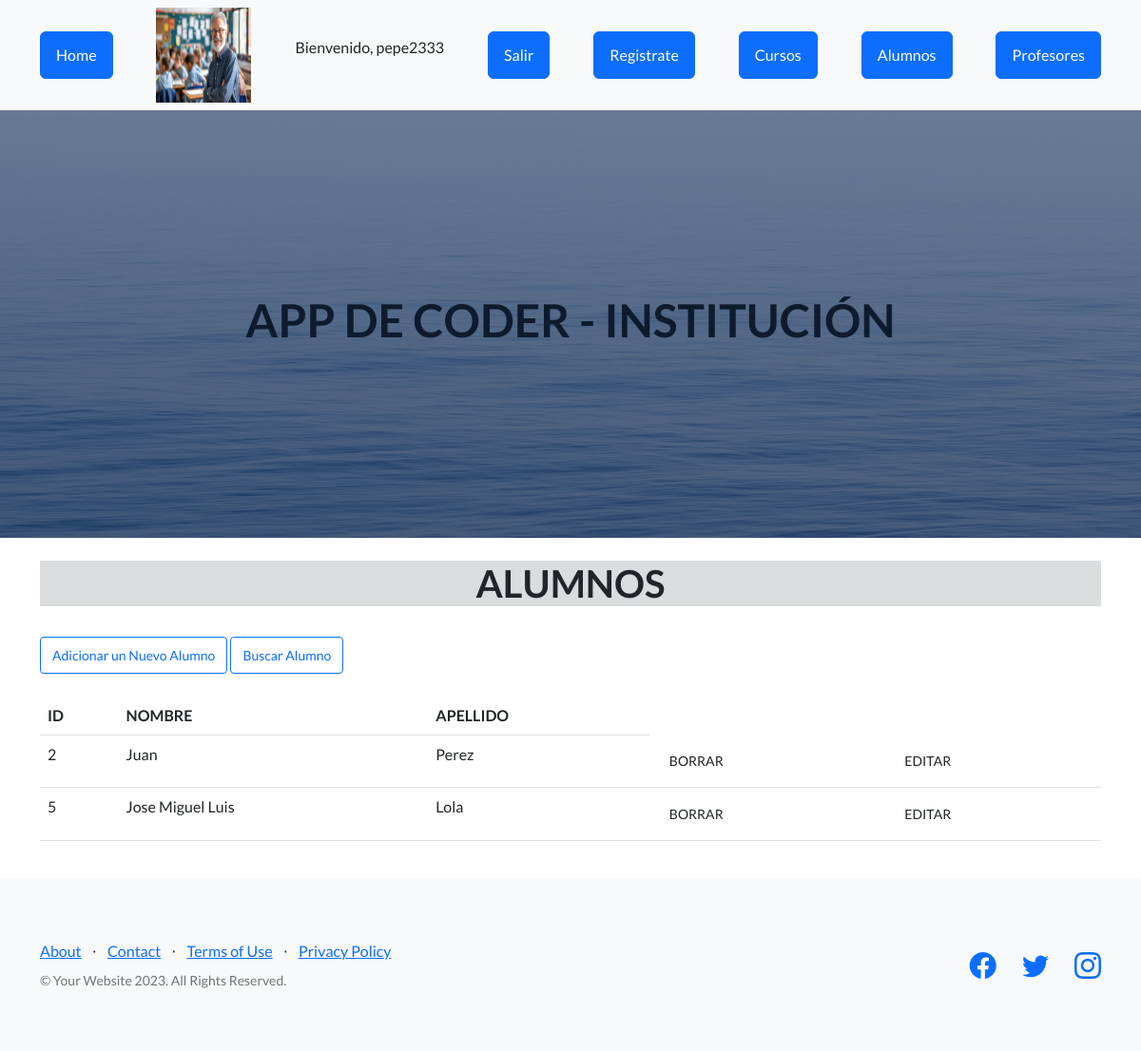
The page /Appcoder/alumnos (signed in) on the database its author committed.
### Appcoder/models.py (models this page shows, shortened)
class Alumnos(models.Model):
    nombre= models.CharField(max_length=30)
    apellido=models.CharField(max_length=30)

### Appcoder/views.py (the view)
def alumnos(request):
    avatares = Avatar.objects.filter(user=request.user.id)
    alumno=Alumnos.objects.all()
    return render(request , "alumnos.html", {"alumno": alumno, "url":avatares[0].imagen.url  if avatares.exists () else None})

### Appcoder/template/alumnos.html
{% extends 'padre.html' %}
{% load static %}
{% block contenido %}
    <main class="container">
        <br>
        <h1 class="text-center bg-secondary bg-opacity-25"> ALUMNOS </h1>
        <br>
        <a href="alta_alumno" class="btn btn-outline-primary btn-sm">Adicionar un Nuevo Alumno</a>
        <a href="buscar_alumno" class="btn btn-outline-primary btn-sm">Buscar Alumno</a>
        <br>
        <br>
        <table class="table">
            <thead>
                <tr>
                    <th>ID</th>
                    <th>NOMBRE</th>
                    <th>APELLIDO</th>
                </tr>
            </thead>
            <tbody>
                {% for n in alumno %}
                <tr>
                    <td>{{n.id}}</td>
                    <td>{{n.nombre}}</td>
                    <td>{{n.apellido}}</td>
                    {% if  request.user.is_authenticated %}
                    <td><a href="{% url 'eliminar_alumno' n.id %}" class="btn danger btn-sm">BORRAR</a></td>
                    <td><a href="{% url 'editar_alumno'  n.id %}" class="btn warning btn-sm">EDITAR</a></td>
                    {% endif %}
                </tr>
                {% endfor %}
            </tbody>
        </table>
        <br>
    </main>
{% endblock %}

### Appcoder/template/padre.html (shortened to what this page needs)
<!DOCTYPE html>
<html lang="en">
    <head>
        {%load static%}
        <link href="https://cdn.jsdelivr.net/npm/bootstrap-icons@1.5.0/font/bootstrap-icons.css" rel="stylesheet" type="text/css" />
        <link href= "{%  static 'Appcoder/css/styles.css' %}" rel="stylesheet" />
    </head>
    <body>
        <nav class="navbar navbar-light bg-light static-top">
            <div class="container">
                <a class="btn btn-primary" href="{% url 'HOME' %}">Home</a>
                {% if  request.user.is_authenticated %}
                <img src="{{ url }}" alt="" width="100px" height="100px">
                <p>Bienvenido, {{user.username}}</p>
                <form action="{% url 'Logout'%}" method="post">
                <button class="btn btn-primary" type="submit">Salir</button>
                </form>
                {% endif %}
                <a class="btn btn-primary" href="{% url 'Register' %}"">Registrate</a>
                <a class="btn btn-primary" href="{% url 'CURSOS' %}">Cursos</a>
                <a class="btn btn-primary" href="{% url 'ALUMNOS' %}">Alumnos</a>
                <a class="btn btn-primary" href="{% url 'PROFESORES' %}">Profesores</a>
            </div>
        </nav>
        <header class="masthead"
            <div class="container position-relative">
               <h1 class="text-center" style="color: black"> APP DE CODER - INSTITUCIÓN</h1>
        </header>
    {%block contenido%}{%endblock%}
        <footer class="footer bg-light">
            <div class="container">
                <div class="row">
                    <div class="col-lg-6 h-100 text-center text-lg-start my-auto">
                        <ul class="list-inline mb-2">
                            <li class="list-inline-item"><a href="#!">About</a></li>
                            <li class="list-inline-item">⋅</li>
                            <li class="list-inline-item"><a href="#!">Contact</a></li>
                            <li class="list-inline-item">⋅</li>
                            <li class="list-inline-item"><a href="#!">Terms of Use</a></li>
                            <li class="list-inline-item">⋅</li>
                            <li class="list-inline-item"><a href="#!">Privacy Policy</a></li>
                        </ul>
                        <p class="text-muted small mb-4 mb-lg-0">&copy; Your Website 2023. All Rights Reserved.</p>
                    </div>
                    <div class="col-lg-6 h-100 text-center text-lg-end my-auto">
                        <ul class="list-inline mb-0">
                            <li class="list-inline-item me-4">
                                <a href="#!"><i class="bi-facebook fs-3"></i></a>
                            </li>
                            <li class="list-inline-item me-4">
                                <a href="#!"><i class="bi-twitter fs-3"></i></a>
                            </li>
                            <li class="list-inline-item">
                                <a href="#!"><i class="bi-instagram fs-3"></i></a>
                            </li>
                        </ul>
                    </div>
                </div>
            </div>
        </footer>
    </body>
</html>

### rows shown on the page
Alumnos: id "2", nombre "Juan", apellido "Perez"
Alumnos: id "5", nombre "Jose Miguel Luis", apellido "Lola"

### other values the page prints
{{ user.username }} "pepe2333"
